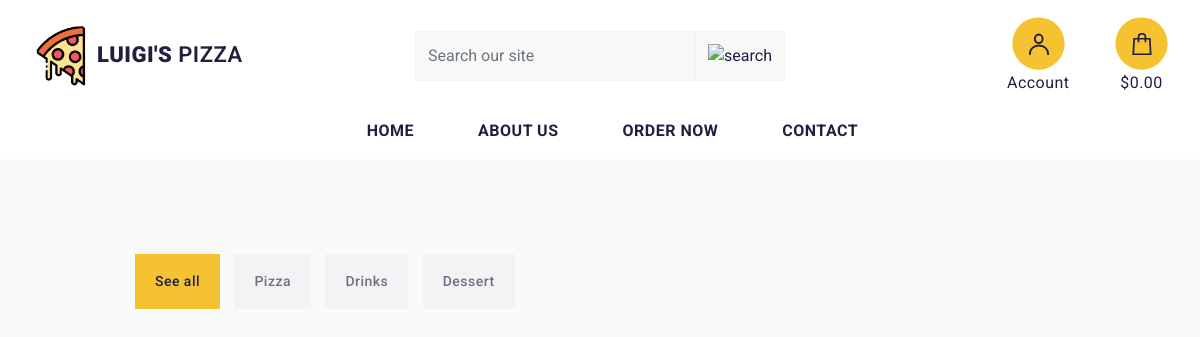
The app's page /menu/, older data.
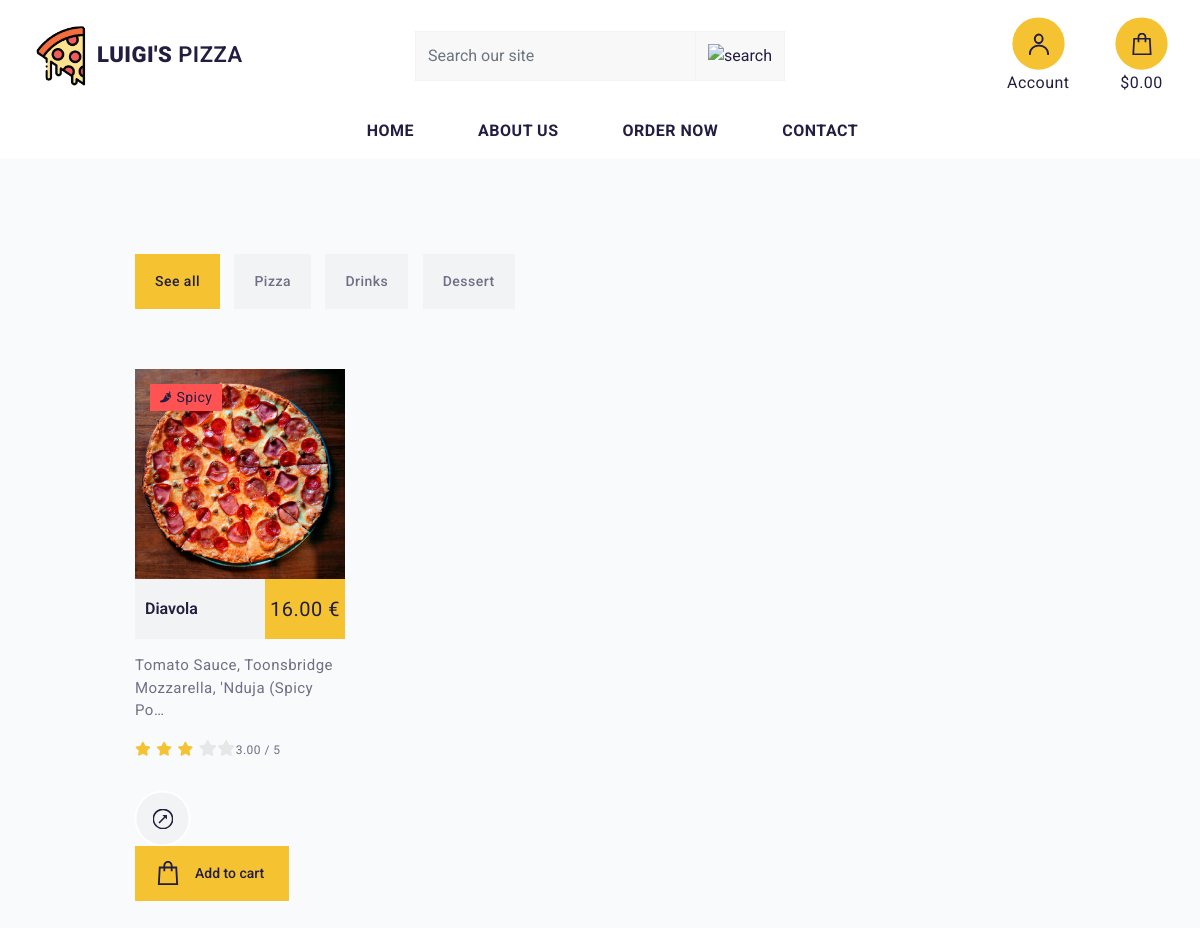
The same page, newer data.
### products/models.py (models this page shows, shortened)
class Product(models.Model):
    category = models.ForeignKey('Category', null=True, blank=True,
                                 on_delete=models.SET_NULL)
    sku = models.CharField(max_length=254, null=True, blank=True)
    name = models.CharField(max_length=254)
    description = models.TextField()
    ingredients = models.TextField()
    vegetarian = models.BooleanField(blank=True)
    spicy = models.BooleanField(blank=True)
    price = models.DecimalField(max_digits=6, decimal_places=2)
    rating = models.DecimalField(max_digits=6, decimal_places=2, null=True,
                                 blank=True)
    image_url = models.URLField(max_length=1024, null=True, blank=True)
    image = models.ImageField(null=True, blank=True)

### products/views.py (the view)
# urls.py: path('', views.all_products, name='menu')
def all_products(request):
    products = Product.objects.all()
    context = {
        'products': products,
    }
    return render(request, 'products/menu.html', context)

### products/models.py (called while the page is built)
    def __str__(self):
        return self.name

### products/templates/products/menu.html (shortened to what this page needs)
{% extends "base.html" %}
{% load static %}
{% block page_header %}
<div class="container header-container">
</div>
{% endblock %}
{% block content %}
<section class="lp-menu-section lp-p-90-60">
  <div class="container">
    <div class="lp-filter mb-30">
      <a href="#." data-filter="*" class="lp-filter-link lp-active">See all</a>
      <a href="#." data-filter=".{{ product.category|lower }}" class="lp-filter-link">Pizza</a>
      <a href="#." data-filter=".{{ product.category|lower }}" class="lp-filter-link">Drinks</a>
      <a href="#." data-filter=".{{ product.category|lower }}" class="lp-filter-link">Dessert</a>
    </div>
    <div class="lp-masonry-grid">
      {% for product in products %}
      <div class="lp-grid-item lp-item-25 {{ product.category|lower }}">
        <a href="#" class="lp-menu-item lp-mb-30">
          {% if product.image %}
          <div class="lp-cover-frame">
            <img src="{{ product.image.url }}" alt="{{ product.name }}">
            {% if product.vegetarian == True %}
            <div class="lp-badge lp-vegan"><i class="fas fa-leaf"></i> Vegeterian</div>
            {% elif product.spicy == True %}
            <div class="lp-badge lp-hot"><i class="fas fa-pepper-hot"></i> Spicy</div>
            {% endif %}
          </div>
          {% else %}
          <div class="lp-cover-frame">
            <img src="{{ MEDIA_URL }}noimage.png" alt="{{ product.name }}">
          </div>
          {% endif %}
          <div class="lp-card-tp">
            <h4 class="lp-card-title">{{ product.name }}</h4>
            <div class="lp-price">{{ product.price }} €</div>
          </div>
          <div class="lp-description">
            <p class="lp-text lp-mb-15"><span>{{ product.ingredients|truncatechars:55 }}</span></p>
            {% if product.rating %}
            <ul class="lp-stars">
              <li><i class="fas fa-star {% if product.rating > 0 %} full {% else %} empty {% endif %}"></i></li>
              <li><i class="fas fa-star {% if product.rating > 1 %} full {% else %} empty {% endif %}"></i></li>
              <li><i class="fas fa-star {% if product.rating > 2 %} full {% else %} empty {% endif %}"></i></li>
              <li><i class="fas fa-star {% if product.rating > 3 %} full {% else %} empty {% endif %}"></i></li>
              <li><i class="fas fa-star {% if product.rating > 4 %} full {% else %} empty {% endif %}"></i></li>
              <li><span>{{ product.rating }} / 5</span></li>
            </ul>
            {% endif %}
          </div>
          <div class="lp-card-buttons-frame">
            <a href="#" class="lp-btn lp-btn-2 lp-btn-gray lp-btn-icon lp-m-0">
              <span class="lp-icon">
                <img src="/media/arrow.svg" alt="icon">
              </span>
            </a>
            <a href="#" class="lp-btn lp-atc">
              <span class="lp-icon">
                <img src="/media/cart.svg" alt="icon">
              </span>
              <span class="lp-add-to-cart-text">Add to cart</span>
            </a>
          </div>
        </a>
      </div>
      {% endfor %}
    </div>
  </div>
</section>
{% endblock %}

Row changes from the older to the newer data that the page shows:
added Product: image (picture), vegetarian False (drawn), name "Diavola", price "16.00", ingredients "Tomato Sauce, Toonsbridge Mozzarella, 'Nduja (Spicy Po…", rating "3.00"
